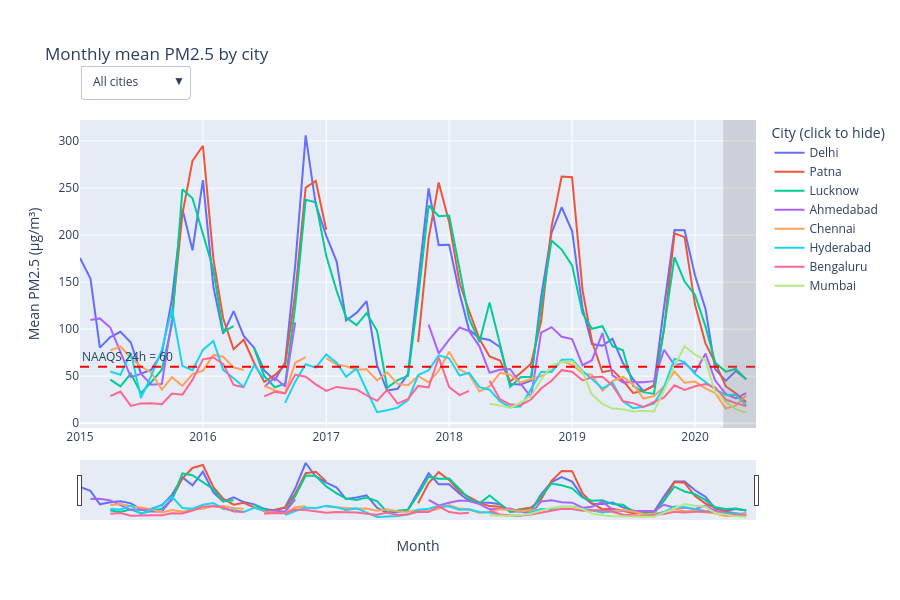

Notebook source saved alongside this figure:
### Markdown cell above
## Q20. How does each city's monthly PM2.5 change, and where is the lockdown window? (dropdown, range slider, legend, hover)
**Method.** A line chart of monthly mean PM2.5 (same data as Q7) with: hover that shows the month, the value and the number of valid days; a **dropdown** to show all cities or just one; a **range slider** under the plot to zoom into any period; clickable legend entries; the red 60 µg/m³ line; and a grey band for the lockdown window. Months with fewer than 20 valid days are gaps.

### Code cell
mon_p = mon.copy(); mon_p["City"] = mon_p["City"].astype(str)    # 'mean' is NaN where < 20 valid days
fig = px.line(mon_p, x="Date", y="mean", color="City", category_orders={"City": cities},
              labels={"mean": "Mean PM2.5 (µg/m³)", "Date": "Month", "valid": "Valid days"},
              hover_data={"valid": True, "mean": ":.1f", "City": False},
              title="Monthly mean PM2.5 by city")
assert [t.name for t in fig.data] == cities                      # dropdown below relies on this order

fig.add_hline(y=NAAQS_PM25, line_dash="dash", line_color="red", annotation_text="NAAQS 24h = 60", annotation_position="top left")
fig.add_vrect(x0="2020-03-25", x1="2020-06-30", fillcolor="grey", opacity=0.25, line_width=0)

buttons = [dict(label="All cities", method="update", args=[{"visible": [True] * len(cities)}])]
for i, c in enumerate(cities):
    buttons.append(dict(label=c, method="update", args=[{"visible": [j == i for j in range(len(cities))]}]))
fig.update_layout(updatemenus=[dict(type="dropdown", buttons=buttons, x=0.0, y=1.18, xanchor="left")],
                  hovermode="x unified", legend_title_text="City (click to hide)")
fig.update_layout(height=600, margin=dict(t=120))
fig.update_xaxes(rangeslider_visible=True)
fig.write_html(OUT / "pm25_monthly_interactive.html", include_plotlyjs="cdn")
fig.show()
